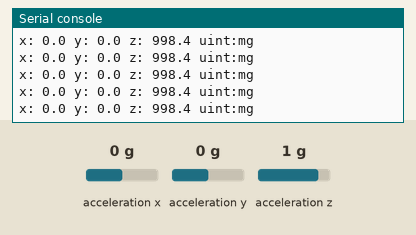
This program was run on a simulated ESP32 board running MicroPython. Shown: the last lines printed to the serial console. The test bench sets the inputs (shaded band); at power-on: acceleration x 0 g, acceleration y 0 g, acceleration z 1 g. Library files of the repository ran but are not shown: ADXL345.py.

Above: at 3.3 s.
3.4 s: acceleration x set to -1.4 g
At 3.61 s:
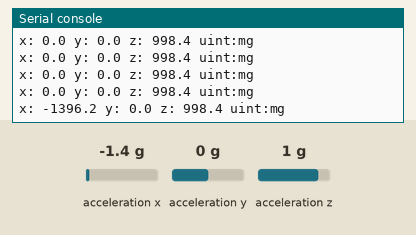
4.9 s: acceleration y set to -1.4 g
At 4.96 s:
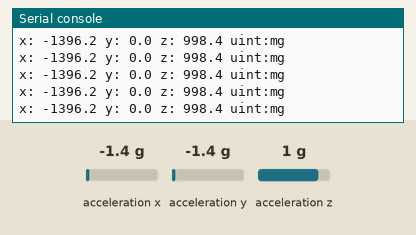
6.4 s: acceleration z set to -1.4 g
At 6.43 s:
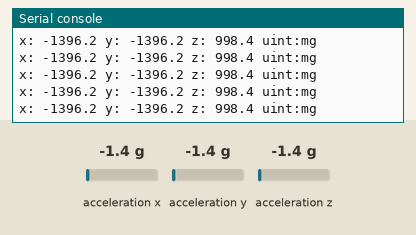

Measured:
- after the input at 3.4 s, the serial console: prints a new line after 0.10 s (image 1)

The program:

lesson_40_adxl345_test.py
```python
from machine import Pin
import time
from ADXL345 import adxl345

scl = Pin(22)
sda = Pin(21)
bus = 0
snsr = adxl345(bus, scl, sda)
while True:
    x,y,z = snsr.readXYZ()
    print('x:',x,'y:',y,'z:',z,'uint:mg')
    time.sleep(0.1)
```
